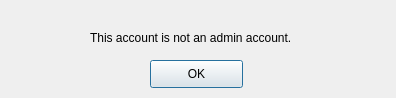
<?xml version="1.0" encoding="UTF-8"?>
<ui version="4.0">
 <class>Dialog</class>
 <widget class="QDialog" name="Dialog">
  <property name="geometry">
   <rect>
    <x>0</x>
    <y>0</y>
    <width>396</width>
    <height>98</height>
   </rect>
  </property>
  <property name="windowTitle">
   <string>Login Failed</string>
  </property>
  <widget class="QPushButton" name="ok_btn">
   <property name="geometry">
    <rect>
     <x>150</x>
     <y>60</y>
     <width>93</width>
     <height>28</height>
    </rect>
   </property>
   <property name="text">
    <string>OK</string>
   </property>
  </widget>
  <widget class="QLabel" name="label">
   <property name="geometry">
    <rect>
     <x>90</x>
     <y>30</y>
     <width>261</width>
     <height>16</height>
    </rect>
   </property>
   <property name="text">
    <string>This account is not an admin account.</string>
   </property>
  </widget>
 </widget>
 <resources/>
 <connections/>
</ui>
